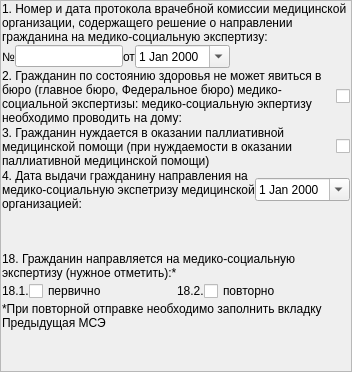
             <widget class="QFrame" name="frame1_1">
              <property name="frameShape">
               <enum>QFrame::StyledPanel</enum>
              </property>
              <property name="frameShadow">
               <enum>QFrame::Raised</enum>
              </property>
              <layout class="QGridLayout" name="gridLayout_20">
               <property name="margin">
                <number>1</number>
               </property>
               <property name="spacing">
                <number>1</number>
               </property>
               <item row="1" column="0">
                <layout class="QHBoxLayout" name="horizontalLayout_13">
                 <property name="spacing">
                  <number>0</number>
                 </property>
                 <item>
                  <widget class="QLabel" name="lblProtocolNumber">
                   <property name="sizePolicy">
                    <sizepolicy hsizetype="Fixed" vsizetype="Preferred">
                     <horstretch>0</horstretch>
                     <verstretch>0</verstretch>
                    </sizepolicy>
                   </property>
                   <property name="text">
                    <string>№</string>
                   </property>
                  </widget>
                 </item>
                 <item>
                  <widget class="QLineEdit" name="edtProtocolNumberMSI">
                   <property name="sizePolicy">
                    <sizepolicy hsizetype="Fixed" vsizetype="Fixed">
                     <horstretch>0</horstretch>
                     <verstretch>0</verstretch>
                    </sizepolicy>
                   </property>
                  </widget>
                 </item>
                 <item>
                  <widget class="QLabel" name="lblProtocolDate">
                   <property name="sizePolicy">
                    <sizepolicy hsizetype="Fixed" vsizetype="Preferred">
                     <horstretch>0</horstretch>
                     <verstretch>0</verstretch>
                    </sizepolicy>
                   </property>
                   <property name="text">
                    <string>от</string>
                   </property>
                  </widget>
                 </item>
                 <item>
                  <widget class="CDateEdit" name="edtProtocolDateMSI">
                   <property name="sizePolicy">
                    <sizepolicy hsizetype="Fixed" vsizetype="Fixed">
                     <horstretch>0</horstretch>
                     <verstretch>0</verstretch>
                    </sizepolicy>
                   </property>
                   <property name="calendarPopup">
                    <bool>true</bool>
                   </property>
                  </widget>
                 </item>
                 <item>
                  <spacer name="horizontalSpacer_4">
                   <property name="orientation">
                    <enum>Qt::Horizontal</enum>
                   </property>
                   <property name="sizeHint" stdset="0">
                    <size>
                     <width>40</width>
                     <height>20</height>
                    </size>
                   </property>
                  </spacer>
                 </item>
                </layout>
               </item>
               <item row="0" column="0">
                <widget class="QLabel" name="lblProtocol">
                 <property name="text">
                  <string>1. Номер и дата протокола врачебной комиссии медицинской организации, содержащего решение о направлении гражданина на медико-социальную экспертизу:</string>
                 </property>
                 <property name="wordWrap">
                  <bool>true</bool>
                 </property>
                </widget>
               </item>
               <item row="2" column="0">
                <layout class="QHBoxLayout" name="horizontalLayout_17">
                 <property name="spacing">
                  <number>0</number>
                 </property>
                 <item>
                  <widget class="QLabel" name="lblSpendMSIHome">
                   <property name="sizePolicy">
                    <sizepolicy hsizetype="Expanding" vsizetype="Preferred">
                     <horstretch>0</horstretch>
                     <verstretch>0</verstretch>
                    </sizepolicy>
                   </property>
                   <property name="text">
                    <string>2. Гражданин по состоянию здоровья не может явиться в бюро (главное бюро, Федеральное бюро) медико-социальной экспертизы: медико-социальную экпертизу необходимо проводить на дому:</string>
                   </property>
                   <property name="wordWrap">
                    <bool>true</bool>
                   </property>
                  </widget>
                 </item>
                 <item>
                  <widget class="QCheckBox" name="chkSpendMSIHome">
                   <property name="sizePolicy">
                    <sizepolicy hsizetype="Fixed" vsizetype="Fixed">
                     <horstretch>0</horstretch>
                     <verstretch>0</verstretch>
                    </sizepolicy>
                   </property>
                   <property name="layoutDirection">
                    <enum>Qt::RightToLeft</enum>
                   </property>
                   <property name="text">
                    <string/>
                   </property>
                  </widget>
                 </item>
                </layout>
               </item>
               <item row="6" column="0">
                <widget class="QLabel" name="lblPrimaryORAgainMSI">
                 <property name="text">
                  <string>18. Гражданин направляется на медико-социальную экспертизу (нужное отметить):*</string>
                 </property>
                 <property name="wordWrap">
                  <bool>true</bool>
                 </property>
                </widget>
               </item>
               <item row="4" column="0">
                <layout class="QHBoxLayout" name="horizontalLayout_19">
                 <property name="spacing">
                  <number>0</number>
                 </property>
                 <item>
                  <widget class="QLabel" name="lblDirectionDateMSI">
                   <property name="text">
                    <string>4. Дата выдачи гражданину направления на медико-социальную экспетризу медицинской организацией:</string>
                   </property>
                   <property name="wordWrap">
                    <bool>true</bool>
                   </property>
                  </widget>
                 </item>
                 <item>
                  <widget class="CDateEdit" name="edtDirectionDateMSI">
                   <property name="sizePolicy">
                    <sizepolicy hsizetype="Fixed" vsizetype="Fixed">
                     <horstretch>0</horstretch>
                     <verstretch>0</verstretch>
                    </sizepolicy>
                   </property>
                   <property name="calendarPopup">
                    <bool>true</bool>
                   </property>
                  </widget>
                 </item>
                </layout>
               </item>
               <item row="3" column="0">
                <layout class="QHBoxLayout" name="horizontalLayout_18">
                 <property name="spacing">
                  <number>0</number>
                 </property>
                 <item>
                  <widget class="QLabel" name="lblNeedPalliativeCare">
                   <property name="text">
                    <string>3. Гражданин нуждается в оказании паллиативной медицинской помощи (при нуждаемости в оказании паллиативной медицинской помощи)</string>
                   </property>
                   <property name="wordWrap">
                    <bool>true</bool>
                   </property>
                  </widget>
                 </item>
                 <item>
                  <widget class="QCheckBox" name="chkNeedPalliativeCare">
                   <property name="sizePolicy">
                    <sizepolicy hsizetype="Fixed" vsizetype="Fixed">
                     <horstretch>0</horstretch>
                     <verstretch>0</verstretch>
                    </sizepolicy>
                   </property>
                   <property name="layoutDirection">
                    <enum>Qt::RightToLeft</enum>
                   </property>
                   <property name="text">
                    <string/>
                   </property>
                  </widget>
                 </item>
                </layout>
               </item>
               <item row="7" column="0">
                <layout class="QHBoxLayout" name="horizontalLayout_16">
                 <property name="spacing">
                  <number>0</number>
                 </property>
                 <item>
                  <layout class="QHBoxLayout" name="horizontalLayout_14">
                   <property name="spacing">
                    <number>0</number>
                   </property>
                   <item>
                    <widget class="QLabel" name="lblPrimaryMSI">
                     <property name="text">
                      <string>18.1.</string>
                     </property>
                    </widget>
                   </item>
                   <item>
                    <widget class="QCheckBox" name="chkPrimaryMSI">
                     <property name="text">
                      <string>первично</string>
                     </property>
                    </widget>
                   </item>
                  </layout>
                 </item>
                 <item>
                  <layout class="QHBoxLayout" name="horizontalLayout_15">
                   <property name="spacing">
                    <number>0</number>
                   </property>
                   <item>
                    <spacer name="horizontalSpacer">
                     <property name="orientation">
                      <enum>Qt::Horizontal</enum>
                     </property>
                     <property name="sizeHint" stdset="0">
                      <size>
                       <width>40</width>
                       <height>20</height>
                      </size>
                     </property>
                    </spacer>
                   </item>
                   <item>
                    <widget class="QLabel" name="lblAgainMSI">
                     <property name="text">
                      <string>18.2.</string>
                     </property>
                    </widget>
                   </item>
                   <item>
                    <widget class="QCheckBox" name="chkAgainMSI">
                     <property name="text">
                      <string>повторно</string>
                     </property>
                    </widget>
                   </item>
                   <item>
                    <spacer name="horizontalSpacer_3">
                     <property name="orientation">
                      <enum>Qt::Horizontal</enum>
                     </property>
                     <property name="sizeHint" stdset="0">
                      <size>
                       <width>40</width>
                       <height>20</height>
                      </size>
                     </property>
                    </spacer>
                   </item>
                  </layout>
                 </item>
                </layout>
               </item>
               <item row="8" column="0">
                <widget class="QLabel" name="lbllblPrimaryORAgainMSILink">
                 <property name="text">
                  <string>*При повторной отправке необходимо заполнить вкладку Предыдущая МСЭ</string>
                 </property>
                 <property name="wordWrap">
                  <bool>true</bool>
                 </property>
                </widget>
               </item>
               <item row="5" column="0">
                <spacer name="verticalSpacer_3">
                 <property name="orientation">
                  <enum>Qt::Vertical</enum>
                 </property>
                 <property name="sizeHint" stdset="0">
                  <size>
                   <width>20</width>
                   <height>40</height>
                  </size>
                 </property>
                </spacer>
               </item>
               <item row="9" column="0">
                <spacer name="verticalSpacer_4">
                 <property name="orientation">
                  <enum>Qt::Vertical</enum>
                 </property>
                 <property name="sizeHint" stdset="0">
                  <size>
                   <width>20</width>
                   <height>40</height>
                  </size>
                 </property>
                </spacer>
               </item>
              </layout>
             </widget>
